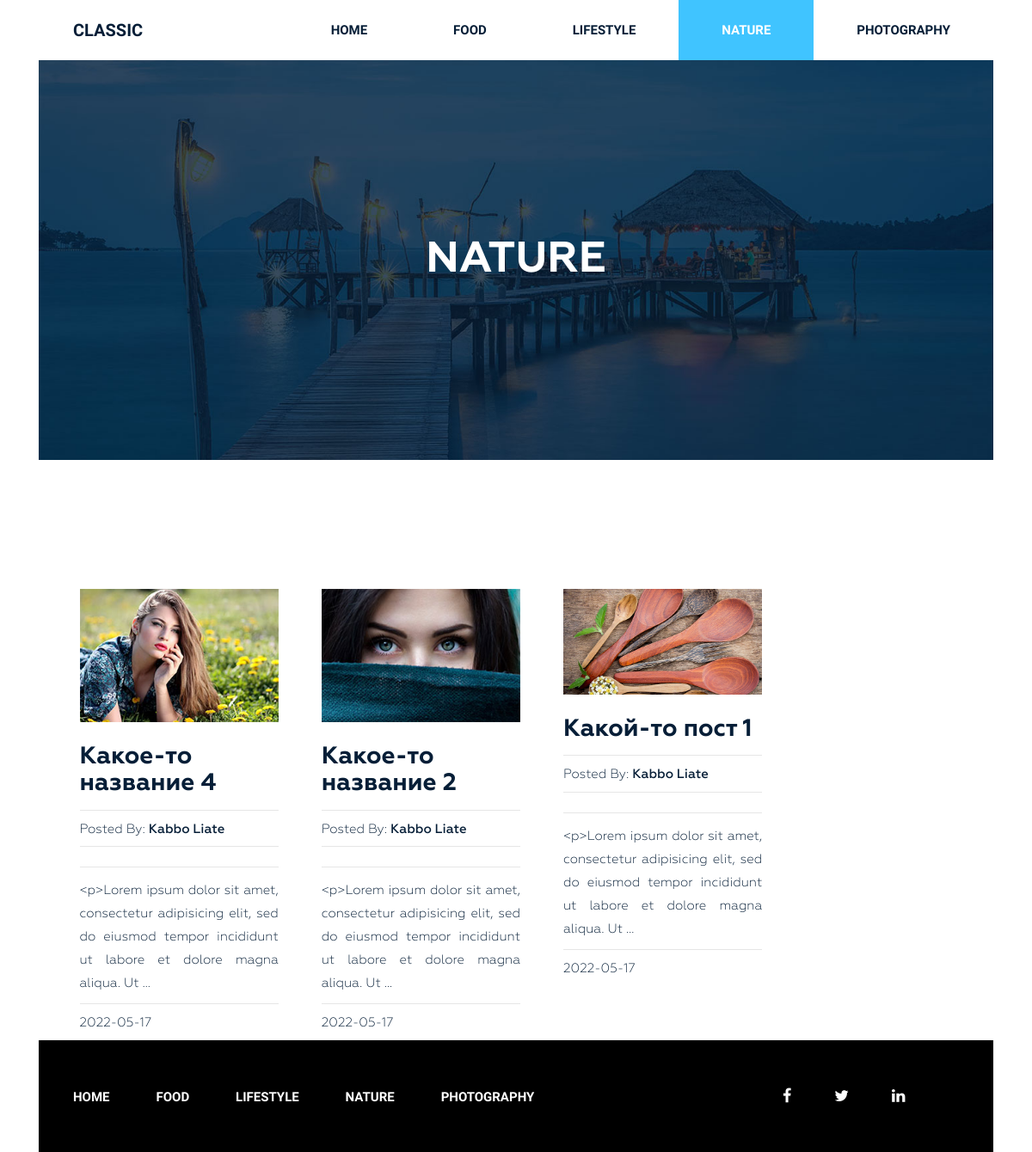
The page /category/nature/ on the database its author committed.
### blog/models.py (models this page shows, shortened)
class Category(models.Model):
    title = models.CharField(max_length=255, verbose_name='Название')
    slug = models.SlugField(max_length=255, verbose_name='Url', unique=True)
    class Meta:
        verbose_name = 'Категорию'
        verbose_name_plural = 'Категории'
        ordering = ['title']
    def __str__(self):
        return self.title
    def get_absolute_url(self):
        return reverse('category', kwargs={'slug': self.slug})

class Post(models.Model):
    title = models.CharField(max_length=255, verbose_name='Название')
    slug = models.SlugField(max_length=255, verbose_name='Url', unique=True)
    author = models.CharField(max_length=100, verbose_name='Автор')
    content = models.TextField(blank=True, verbose_name='Контент')
    created_at = models.DateTimeField(auto_now_add=True, verbose_name='Опубликованно')
    photo = models.ImageField(upload_to='photo/%Y/%m/%d/', verbose_name='Фото', blank=True)
    views = models.IntegerField(default=0, verbose_name='Просмотры')
    category = models.ForeignKey(Category, on_delete=models.PROTECT, related_name='posts', verbose_name='Категория')
    tags = models.ManyToManyField(Tag, blank=True, related_name='posts', verbose_name='Тэг')
    class Meta:
        verbose_name = 'Публикацию'
        verbose_name_plural = 'Публикации'
        ordering = ['-created_at']
    def get_absolute_url(self):
        return reverse('post', kwargs={'slug': self.slug})

### blog/views.py (the view)
# urls.py: path('category/<str:slug>/', PostsByCategory.as_view(), name='category'),
class PostsByCategory(ListView):
    template_name = 'blog/category.html'
    context_object_name = 'posts'
    paginate_by = 4
    allow_empty = False
    def get_context_data(self, *, object_list=None, **kwargs):
        context = super(PostsByCategory, self).get_context_data(**kwargs)
        context['title'] = Category.objects.get(slug=self.kwargs['slug'])
        return context
    def get_queryset(self):
        return Post.objects.filter(category__slug=self.kwargs['slug'])

### blog/templatetags/menu.py (called while the page is built)
@register.inclusion_tag('blog/menu_tpl.html')
def show_menu(menu_class='menu'):
    categories = Category.objects.annotate(cnt=Count('posts')).filter(cnt__gt=0)
    return {'categories': categories, 'menu_class': menu_class}

### blog/templates/blog/category.html (shortened to what this page needs)
{% extends 'base.html' %}
{% load static %}
{% block content %}
    <section class="bg-text-area">
        <div class="container">
            <div class="row">
                <div class="col-md-12">
                    <div class="bg-text">
                        <h3>{{ title }}</h3>
                    </div>
                </div>
            </div>
        </div>
    </section>
    <section class="blog-post-area">
        <div class="container">
            <div class="row">
                <div class="blog-post-area-style">
                    {% for post in posts %}
                        <div class="col-md-3">
                            <div class="single-post">
                                {% if post.photo %}
                                    <img src="{{ post.photo.url }}" alt="{{ post.title }}">
                                {% else %}
                                    <img src="https://i.picsum.photos/id/1060/300/201.jpg?blur=2&hmac=0zJLs1ar00sBbW5Ahd_4zA6pgZqCVavwuHToO6VtcYY" alt="{{ post.title }}">
                                {% endif %}
                                <h3><a href="{{ post.get_absolute_url }}">{{ post.title }}</a></h3>
                                <h4><span>Posted By: <span class="author-name">{{ post.author }}</span></span>
                                </h4>
                                <p>{{ post.content|truncatewords:20|safe }}</p>
                                <h4><span>{{ post.created_at|date:'Y-m-d' }}</span></h4>
                            </div>
                        </div>
                    {% endfor %}
                </div>
            </div>
        </div>
    </section>
{% endblock %}

### dartblog/static/style.css (style rules this page uses)
.wrapper header.header .menu { margin: 0 }
.wrapper header.header .menu ul { float: right; margin: 0; padding: 0; margin-right: 4px; }
.wrapper header.header .menu ul li { display: inline-block; list-style: outside none none; margin: 0 -4px 0 0; }
.wrapper header.header .menu ul li a { color: rgb(6, 30, 55); font-family: "Raleway", sans-serif; font-size: 15px; font-weight: 600; line-height: 70px; padding: 26px 50px; text-decoration: none; text-transform: uppercase; }
.wrapper header.header .menu ul li.active a { background: #40c4ff; color: #fff; }
.wrapper section.bg-text-area .bg-text { background-image: url(img/bg-iamges.jpg); background-size: 100% 100%; padding: 205px 280px; }
.wrapper section.bg-text-area .bg-text h3 { color: #fff; font-family: Geometria; font-size: 50px; font-weight: 700; text-align: center; text-transform: uppercase; margin: 0; }
section.blog-post-area { margin-top: 50px; }
section.blog-post-area img { width: 100%; }
section.blog-post-area .single-post { padding-right: 20px; margin: 100px 0px 0px; }
section.blog-post-area h4 span { font-family: Geometria; font-weight: 400; font-size: 15px; color: #061e37; text-decoration: none; }
section.blog-post-area h4 span.author-name { font-weight: 500; }
.blog-post-area .single-post h3 a { font-family: Geometria; font-size: 28px; font-weight: 700; text-decoration: none; color: #061e37; }
.blog-post-area .single-post p { color: #061e37; font-family: Geometria; font-size: 15px; font-weight: 400; line-height: 27px; padding-top: 14px; position: relative; text-align: justify; }
.blog-post-area .single-post h4 { margin-bottom: 12px; padding-top: 10px; position: relative; }
.blog-post-area .single-post h4::before { background: #e6e6e6 none repeat scroll 0 0; content: ""; height: 1px; position: absolute; top: 0; width: 100%; }
.blog-post-area .single-post p::before { background: #e6e6e6 none repeat scroll 0 0; content: ""; height: 1px; position: absolute; top: 0; width: 100%; }
.blog-post-area .single-post h3 { margin: 25px 0 15px; }
.blog-post-area .blog-post-area-style { margin: 0 20px 0 40px; }
.wrapper footer.footer .footer-menu { margin: 0 }
.wrapper footer.footer .footer-menu ul { line-height: 130px; margin: 0; padding: 0; }
.wrapper footer.footer .footer-menu ul li { display: inline; list-style: outside none none; margin: 0; padding: 30px 0px; }
.wrapper footer.footer .footer-menu ul li a { color: #fff; font-family: "Raleway", sans-serif; font-size: 15px; font-weight: 600; line-height: 70px; margin-left: 40px; padding: 26px 10px 26px 0; text-decoration: none; text-transform: uppercase; }

### rows shown on the page
Category: title "FOOD"
Category: title "LIFESTYLE"
Category: title "NATURE"
Category: title "PHOTOGRAPHY"
Post: photo (picture), title "Какое-то название 4", author "Kabbo Liate", content "<p>Lorem ipsum dolor sit amet, consectetur adipisicing elit, sed do eiusmod tempor incididunt ut labore et dolore magna aliqua. Ut …", created_at "2022-05-17"
Post: photo (picture), title "Какое-то название 2", author "Kabbo Liate", content "<p>Lorem ipsum dolor sit amet, consectetur adipisicing elit, sed do eiusmod tempor incididunt ut labore et dolore magna aliqua. Ut …", created_at "2022-05-17"
Post: photo (picture), title "Какой-то пост 1", author "Kabbo Liate", content "<p>Lorem ipsum dolor sit amet, consectetur adipisicing elit, sed do eiusmod tempor incididunt ut labore et dolore magna aliqua. Ut …", created_at "2022-05-17"
